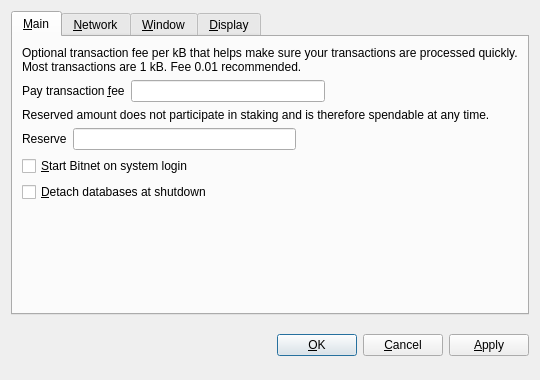
<?xml version="1.0" encoding="UTF-8"?>
<ui version="4.0">
 <class>OptionsDialog</class>
 <widget class="QDialog" name="OptionsDialog">
  <property name="geometry">
   <rect>
    <x>0</x>
    <y>0</y>
    <width>540</width>
    <height>380</height>
   </rect>
  </property>
  <property name="windowTitle">
   <string>Options</string>
  </property>
  <property name="modal">
   <bool>true</bool>
  </property>
  <layout class="QVBoxLayout" name="verticalLayout">
   <item>
    <widget class="QTabWidget" name="tabWidget">
     <property name="tabPosition">
      <enum>QTabWidget::North</enum>
     </property>
     <property name="currentIndex">
      <number>0</number>
     </property>
     <widget class="QWidget" name="tabMain">
      <attribute name="title">
       <string>&amp;Main</string>
      </attribute>
      <layout class="QVBoxLayout" name="verticalLayout_Main">
       <item>
        <widget class="QLabel" name="transactionFeeInfoLabel">
         <property name="text">
          <string>Optional transaction fee per kB that helps make sure your transactions are processed quickly. Most transactions are 1 kB. Fee 0.01 recommended.</string>
         </property>
         <property name="textFormat">
          <enum>Qt::PlainText</enum>
         </property>
         <property name="wordWrap">
          <bool>true</bool>
         </property>
        </widget>
       </item>
       <item>
        <layout class="QHBoxLayout" name="horizontalLayoutFee">
         <item>
          <widget class="QLabel" name="transactionFeeLabel">
           <property name="text">
            <string>Pay transaction &amp;fee</string>
           </property>
           <property name="textFormat">
            <enum>Qt::PlainText</enum>
           </property>
           <property name="buddy">
            <cstring>transactionFee</cstring>
           </property>
          </widget>
         </item>
         <item>
          <widget class="BitcoinAmountField" name="transactionFee"/>
         </item>
         <item>
          <spacer name="horizontalSpacerFee">
           <property name="orientation">
            <enum>Qt::Horizontal</enum>
           </property>
           <property name="sizeHint" stdset="0">
            <size>
             <width>40</width>
             <height>20</height>
            </size>
           </property>
          </spacer>
         </item>
        </layout>
       </item>
       <item>
        <widget class="QLabel" name="reserveBalanceInfoLabel">
         <property name="text">
          <string>Reserved amount does not participate in staking and is therefore spendable at any time.</string>
         </property>
         <property name="textFormat">
          <enum>Qt::PlainText</enum>
         </property>
         <property name="wordWrap">
          <bool>true</bool>
         </property>
        </widget>
       </item>
       <item>
        <layout class="QHBoxLayout" name="horizontalLayoutReserveBalance">
         <item>
          <widget class="QLabel" name="reserveBalanceLabel">
           <property name="text">
            <string>Reserve</string>
           </property>
           <property name="textFormat">
            <enum>Qt::PlainText</enum>
           </property>
           <property name="buddy">
            <cstring>reserveBalance</cstring>
           </property>
          </widget>
         </item>
         <item>
          <widget class="BitcoinAmountField" name="reserveBalance"/>
         </item>
         <item>
          <spacer name="horizontalSpacerReserveBalance">
           <property name="orientation">
            <enum>Qt::Horizontal</enum>
           </property>
           <property name="sizeHint" stdset="0">
            <size>
             <width>40</width>
             <height>20</height>
            </size>
           </property>
          </spacer>
         </item>
        </layout>
       </item>
       <item>
        <widget class="QCheckBox" name="bitcoinAtStartup">
         <property name="toolTip">
          <string>Automatically start Bitnet after logging in to the system.</string>
         </property>
         <property name="text">
          <string>&amp;Start Bitnet on system login</string>
         </property>
        </widget>
       </item>
       <item>
        <widget class="QCheckBox" name="detachDatabases">
         <property name="toolTip">
          <string>Detach block and address databases at shutdown. This means they can be moved to another data directory, but it slows down shutdown. The wallet is always detached.</string>
         </property>
         <property name="text">
          <string>&amp;Detach databases at shutdown</string>
         </property>
        </widget>
       </item>
       <item>
        <spacer name="verticalSpacer_Main">
         <property name="orientation">
          <enum>Qt::Vertical</enum>
         </property>
         <property name="sizeHint" stdset="0">
          <size>
           <width>20</width>
           <height>40</height>
          </size>
         </property>
        </spacer>
       </item>
      </layout>
     </widget>
     <widget class="QWidget" name="tabNetwork">
      <attribute name="title">
       <string>&amp;Network</string>
      </attribute>
      <layout class="QVBoxLayout" name="verticalLayout_Network">
       <item>
        <widget class="QCheckBox" name="mapPortUpnp">
         <property name="toolTip">
          <string>Automatically open the Bitnet client port on the router. This only works when your router supports UPnP and it is enabled.</string>
         </property>
         <property name="text">
          <string>Map port using &amp;UPnP</string>
         </property>
        </widget>
       </item>
       <item>
        <widget class="QCheckBox" name="connectSocks">
         <property name="toolTip">
          <string>Connect to the Bitnet network through a SOCKS proxy (e.g. when connecting through Tor).</string>
         </property>
         <property name="text">
          <string>&amp;Connect through SOCKS proxy:</string>
         </property>
        </widget>
       </item>
       <item>
        <layout class="QHBoxLayout" name="horizontalLayout_Network">
         <item>
          <widget class="QLabel" name="proxyIpLabel">
           <property name="text">
            <string>Proxy &amp;IP:</string>
           </property>
           <property name="textFormat">
            <enum>Qt::PlainText</enum>
           </property>
           <property name="buddy">
            <cstring>proxyIp</cstring>
           </property>
          </widget>
         </item>
         <item>
          <widget class="QValidatedLineEdit" name="proxyIp">
           <property name="maximumSize">
            <size>
             <width>140</width>
             <height>16777215</height>
            </size>
           </property>
           <property name="toolTip">
            <string>IP address of the proxy (e.g. 127.0.0.1)</string>
           </property>
          </widget>
         </item>
         <item>
          <widget class="QLabel" name="proxyPortLabel">
           <property name="text">
            <string>&amp;Port:</string>
           </property>
           <property name="textFormat">
            <enum>Qt::PlainText</enum>
           </property>
           <property name="buddy">
            <cstring>proxyPort</cstring>
           </property>
          </widget>
         </item>
         <item>
          <widget class="QLineEdit" name="proxyPort">
           <property name="maximumSize">
            <size>
             <width>55</width>
             <height>16777215</height>
            </size>
           </property>
           <property name="toolTip">
            <string>Port of the proxy (e.g. 9050)</string>
           </property>
          </widget>
         </item>
         <item>
          <widget class="QLabel" name="socksVersionLabel">
           <property name="text">
            <string>SOCKS &amp;Version:</string>
           </property>
           <property name="textFormat">
            <enum>Qt::PlainText</enum>
           </property>
           <property name="buddy">
            <cstring>socksVersion</cstring>
           </property>
          </widget>
         </item>
         <item>
          <widget class="QValueComboBox" name="socksVersion">
           <property name="toolTip">
            <string>SOCKS version of the proxy (e.g. 5)</string>
           </property>
          </widget>
         </item>
         <item>
          <spacer name="horizontalSpacer_Network">
           <property name="orientation">
            <enum>Qt::Horizontal</enum>
           </property>
           <property name="sizeHint" stdset="0">
            <size>
             <width>40</width>
             <height>20</height>
            </size>
           </property>
          </spacer>
         </item>
        </layout>
       </item>
       <item>
        <spacer name="verticalSpacer_Network">
         <property name="orientation">
          <enum>Qt::Vertical</enum>
         </property>
         <property name="sizeHint" stdset="0">
          <size>
           <width>20</width>
           <height>40</height>
          </size>
         </property>
        </spacer>
       </item>
      </layout>
     </widget>
     <widget class="QWidget" name="tabWindow">
      <attribute name="title">
       <string>&amp;Window</string>
      </attribute>
      <layout class="QGridLayout" name="gridLayout">
       <item row="1" column="0" colspan="2">
        <widget class="QCheckBox" name="minimizeOnClose">
         <property name="toolTip">
          <string>Minimize instead of exit the application when the window is closed. When this option is enabled, the application will be closed only after selecting Quit in the menu.</string>
         </property>
         <property name="text">
          <string>M&amp;inimize on close</string>
         </property>
        </widget>
       </item>
       <item row="0" column="0" colspan="3">
        <widget class="QCheckBox" name="minimizeToTray">
         <property name="toolTip">
          <string>Show only a tray icon after minimizing the window.</string>
         </property>
         <property name="text">
          <string>&amp;Minimize to the tray instead of the taskbar</string>
         </property>
        </widget>
       </item>
       <item row="2" column="0" colspan="3">
        <spacer name="verticalSpacer_Window">
         <property name="orientation">
          <enum>Qt::Vertical</enum>
         </property>
         <property name="sizeHint" stdset="0">
          <size>
           <width>20</width>
           <height>20</height>
          </size>
         </property>
        </spacer>
       </item>
      </layout>
     </widget>
     <widget class="QWidget" name="tabDisplay">
      <attribute name="title">
       <string>&amp;Display</string>
      </attribute>
      <layout class="QVBoxLayout" name="verticalLayout_Display">
       <item>
        <layout class="QHBoxLayout" name="horizontalLayout_1_Display">
         <item>
          <widget class="QLabel" name="langLabel">
           <property name="text">
            <string>User Interface &amp;language:</string>
           </property>
           <property name="textFormat">
            <enum>Qt::PlainText</enum>
           </property>
           <property name="buddy">
            <cstring>lang</cstring>
           </property>
          </widget>
         </item>
         <item>
          <widget class="QValueComboBox" name="lang">
           <property name="toolTip">
            <string>The user interface language can be set here. This setting will take effect after restarting Bitnet.</string>
           </property>
          </widget>
         </item>
        </layout>
       </item>
       <item>
        <layout class="QHBoxLayout" name="horizontalLayout_2_Display">
         <item>
          <widget class="QLabel" name="unitLabel">
           <property name="text">
            <string>&amp;Unit to show amounts in:</string>
           </property>
           <property name="textFormat">
            <enum>Qt::PlainText</enum>
           </property>
           <property name="buddy">
            <cstring>unit</cstring>
           </property>
          </widget>
         </item>
         <item>
          <widget class="QValueComboBox" name="unit">
           <property name="toolTip">
            <string>Choose the default subdivision unit to show in the interface and when sending coins.</string>
           </property>
          </widget>
         </item>
        </layout>
       </item>
       <item>
        <widget class="QCheckBox" name="displayAddresses">
         <property name="toolTip">
          <string>Whether to show Bitnet addresses in the transaction list or not.</string>
         </property>
         <property name="text">
          <string>&amp;Display addresses in transaction list</string>
         </property>
        </widget>
       </item>
       <item>
        <widget class="QCheckBox" name="coinControlFeatures">
         <property name="toolTip">
          <string>Whether to show coin control features or not.</string>
         </property>
         <property name="text">
          <string>Display coin &amp;control features (experts only!)</string>
         </property>
        </widget>
       </item>
       <item>
        <spacer name="verticalSpacer_Display">
         <property name="orientation">
          <enum>Qt::Vertical</enum>
         </property>
         <property name="sizeHint" stdset="0">
          <size>
           <width>20</width>
           <height>40</height>
          </size>
         </property>
        </spacer>
       </item>
      </layout>
     </widget>
    </widget>
   </item>
   <item>
    <layout class="QHBoxLayout" name="horizontalLayout_Buttons">
     <item>
      <spacer name="horizontalSpacer_1">
       <property name="orientation">
        <enum>Qt::Horizontal</enum>
       </property>
       <property name="sizeHint" stdset="0">
        <size>
         <width>40</width>
         <height>48</height>
        </size>
       </property>
      </spacer>
     </item>
     <item>
      <widget class="QLabel" name="statusLabel">
       <property name="font">
        <font>
         <weight>75</weight>
         <bold>true</bold>
        </font>
       </property>
       <property name="text">
        <string/>
       </property>
       <property name="textFormat">
        <enum>Qt::PlainText</enum>
       </property>
       <property name="wordWrap">
        <bool>true</bool>
       </property>
      </widget>
     </item>
     <item>
      <spacer name="horizontalSpacer_2">
       <property name="orientation">
        <enum>Qt::Horizontal</enum>
       </property>
       <property name="sizeHint" stdset="0">
        <size>
         <width>40</width>
         <height>48</height>
        </size>
       </property>
      </spacer>
     </item>
     <item>
      <widget class="QPushButton" name="okButton">
       <property name="text">
        <string>&amp;OK</string>
       </property>
      </widget>
     </item>
     <item>
      <widget class="QPushButton" name="cancelButton">
       <property name="text">
        <string>&amp;Cancel</string>
       </property>
       <property name="autoDefault">
        <bool>false</bool>
       </property>
      </widget>
     </item>
     <item>
      <widget class="QPushButton" name="applyButton">
       <property name="text">
        <string>&amp;Apply</string>
       </property>
       <property name="autoDefault">
        <bool>false</bool>
       </property>
      </widget>
     </item>
    </layout>
   </item>
  </layout>
 </widget>
 <customwidgets>
  <customwidget>
   <class>QValidatedLineEdit</class>
   <extends>QLineEdit</extends>
   <header>qvalidatedlineedit.h</header>
  </customwidget>
  <customwidget>
   <class>BitcoinAmountField</class>
   <extends>QLineEdit</extends>
   <header>bitcoinamountfield.h</header>
   <container>1</container>
  </customwidget>
  <customwidget>
   <class>QValueComboBox</class>
   <extends>QComboBox</extends>
   <header>qvaluecombobox.h</header>
  </customwidget>
 </customwidgets>
 <resources/>
 <connections/>
</ui>
